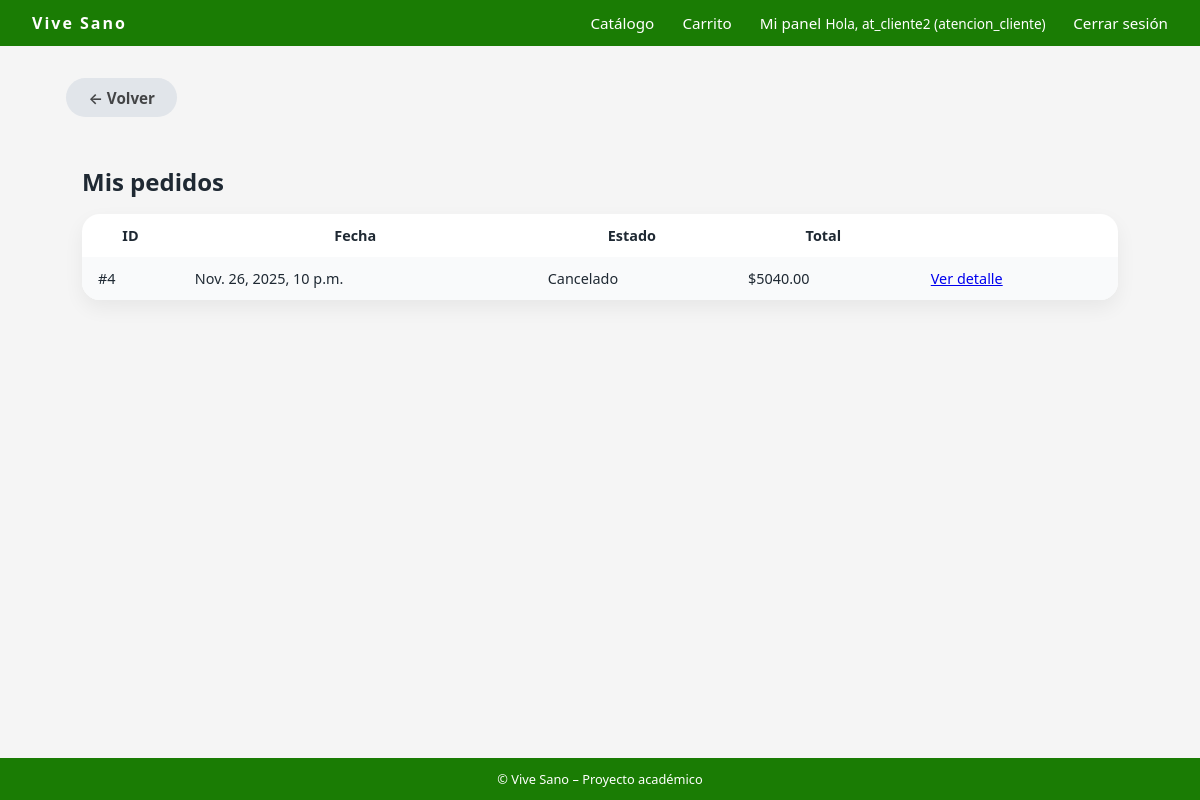
Page /productos/mis-pedidos/ (signed in) on the committed database.
### usuarios/models.py (models this page shows, shortened)
class Usuario(AbstractUser):
    TIPO_CLIENTE = [
        ("natural", "Persona Natural"),
        ("empresa", "Empresa"),
        ("admin", "Administrador"),
        ("atencion_cliente", "Atención al Cliente"),
    ]
    rut = models.CharField(max_length=12, unique=True, blank=True, null=True)
    tipo_cliente = models.CharField(
        max_length=20,
        choices=TIPO_CLIENTE,
        default="natural"
    )

### productos/models.py (models this page shows, shortened)
class Pedido(models.Model):
    ESTADOS = [
        ("pendiente", "Pendiente (sin pago real)"),
        ("pagado", "Pagado (simulado)"),
        ("en camino", "En camino"),
        ("entregado", "Entregado"),
        ("cancelado", "Cancelado"),
        ("modificado", "Modificado"),
    ]
    usuario = models.ForeignKey(settings.AUTH_USER_MODEL, on_delete=models.CASCADE)
    creado = models.DateTimeField(auto_now_add=True)
    actualizado = models.DateTimeField(auto_now=True)
    total = models.DecimalField(max_digits=10, decimal_places=2, default=0)
    estado = models.CharField(max_length=20, choices=ESTADOS, default="pendiente")

### productos/views.py (the view)
# urls.py: path("mis-pedidos/", views.mis_pedidos, name="mis_pedidos"),
@login_required
def mis_pedidos(request):
    pedidos = Pedido.objects.filter(usuario=request.user).order_by("-creado")
    return render(request, "productos/mis_pedidos.html", {"pedidos": pedidos})

### productos/templates/productos/mis_pedidos.html (shortened to what this page needs)
{% extends 'core/base.html' %}
{% block content %}
<div class="container">
    <a href="{% url 'dashboard' %}" class="btn btn-secondary"
   style="
        display: inline-flex;
        align-items: center;
        gap: 6px;
        text-decoration: none;
        color: #000000b3;
        font-weight: 600;
        margin-bottom: 1rem;
   ">
    ← Volver
    </a>
<div class="container">
    <h2>Mis pedidos</h2>
    {% if pedidos %}
    <table class="cart-table">
        <tr>
            <th>ID</th>
            <th>Fecha</th>
            <th>Estado</th>
            <th>Total</th>
            <th></th>
        </tr>
        {% for pedido in pedidos %}
        <tr>
            <td>#{{ pedido.id }}</td>
            <td>{{ pedido.creado }}</td>
            <td>{{ pedido.get_estado_display }}</td>
            <td>${{ pedido.total }}</td>
            <td>
                <a href="{% url 'ver_estado_pedido' pedido.id %}">
                    Ver detalle
                </a>
            </td>
        </tr>
        {% endfor %}
    </table>
    {% else %}
    <p>No tienes pedidos aún.</p>
    {% endif %}
    </div>
</div>
{% endblock %}

### core/templates/core/base.html (shortened to what this page needs)
{% load static %}
<!DOCTYPE html>
<html>
<head>
    <link rel="stylesheet" href="{% static 'core/css/styles.css' %}">
</head>
<body>
<div class="site-wrapper">
    <header>
        <nav class="navbar">
            <div class="navbar-logo">
                Vive Sano
            </div>
            <div class="navbar-nav">
                <a href="{% url 'catalogo_productos' %}">Catálogo</a>
                {% if user.is_authenticated %}
                    <a href="{% url 'ver_carrito' %}">Carrito</a>
                    <a href="{% url 'dashboard' %}">Mi panel</a>
                    <span class="navbar-user">
                        Hola, {{ user.username }} ({{ user.tipo_cliente }})
                    </span>
                    <a href="{% url 'logout' %}">Cerrar sesión</a>
                {% else %}
                    <a href="{% url 'login' %}">Iniciar sesión</a>
                    <a href="{% url 'registrar' %}">Crear cuenta</a>
                {% endif %}
            </div>
        </nav>
    </header>
    <main>
        {% block content %}{% endblock %}
    </main>
    <footer class="footer">
        © {{ now|date:"Y" }} Vive Sano – Proyecto académico
    </footer>
</div>
</body>
</html>

### core/static/core/css/styles.css (style rules this page uses)
* { margin: 0; padding: 0; box-sizing: border-box; }
body { font-family: system-ui, -apple-system, BlinkMacSystemFont, "Segoe UI", sans-serif; background-color: #f5f5f5; color: #1f2933; }
.site-wrapper { min-height: 100vh; display: flex; flex-direction: column; }
main { flex: 1; }
.navbar { background-color:hsl(109, 94%, 25%); color: #ffffff; padding: 0.75rem 2rem; display: flex; align-items: center; justify-content: space-between; }
.navbar-logo { font-weight: 700; letter-spacing: 2px; }
.navbar-nav a { color: #ffffff; text-decoration: none; margin-left: 1.5rem; font-size: 0.95rem; }
.navbar-user { font-size: 0.85rem; }
.container { max-width: 1100px; margin: 2rem auto; padding: 0 1rem; }
.btn { display: inline-block; padding: 0.6rem 1.4rem; border-radius: 999px; border: none; cursor: pointer; font-size: 0.95rem; font-weight: 600; text-decoration: none; text-align: center; }
.btn-secondary { background-color: #e1e5ea; color:hsl(109, 94%, 25%); }
.cart-table { width: 100%; border-collapse: collapse; margin-top: 1rem; background-color: #ffffff; border-radius: 18px; overflow: hidden; box-shadow: 0 8px 20px rgba(0,0,0,0.06); }
.cart-table th, .cart-table td { padding: 0.75rem 1rem; font-size: 0.9rem; }
.cart-table tr:nth-child(even) { background-color: #f9fafb; }
.footer { background-color: hsl(109, 94%, 25%); color: #ffffff; text-align: center; padding: 0.75rem; font-size: 0.8rem; }

### rows in the picture
Usuario: username "at_cliente2", tipo_cliente "atencion_cliente"
Pedido: id "4", creado "Nov. 26, 2025, 10 p.m.", estado "Cancelado", total "5040.00"
